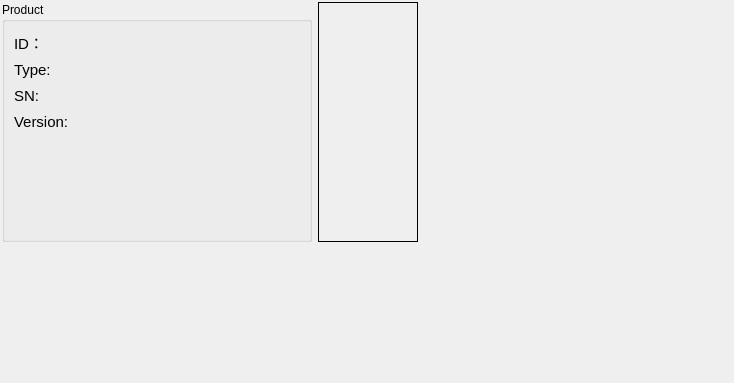
<?xml version="1.0" encoding="UTF-8"?>
<ui version="4.0">
 <class>H2Info</class>
 <widget class="QWidget" name="H2Info">
  <property name="geometry">
   <rect>
    <x>0</x>
    <y>0</y>
    <width>734</width>
    <height>383</height>
   </rect>
  </property>
  <property name="windowTitle">
   <string>Form</string>
  </property>
  <layout class="QGridLayout" name="gridLayout_2">
   <property name="leftMargin">
    <number>2</number>
   </property>
   <property name="topMargin">
    <number>2</number>
   </property>
   <property name="rightMargin">
    <number>2</number>
   </property>
   <property name="bottomMargin">
    <number>2</number>
   </property>
   <item row="0" column="2">
    <spacer name="horizontalSpacer">
     <property name="orientation">
      <enum>Qt::Horizontal</enum>
     </property>
     <property name="sizeHint" stdset="0">
      <size>
       <width>50</width>
       <height>20</height>
      </size>
     </property>
    </spacer>
   </item>
   <item row="2" column="0">
    <spacer name="verticalSpacer">
     <property name="orientation">
      <enum>Qt::Vertical</enum>
     </property>
     <property name="sizeHint" stdset="0">
      <size>
       <width>20</width>
       <height>263</height>
      </size>
     </property>
    </spacer>
   </item>
   <item row="0" column="1">
    <widget class="QLabel" name="label_picture">
     <property name="minimumSize">
      <size>
       <width>100</width>
       <height>100</height>
      </size>
     </property>
     <property name="frameShape">
      <enum>QFrame::Box</enum>
     </property>
     <property name="text">
      <string/>
     </property>
     <property name="pixmap">
      <pixmap resource="../../../res/res.qrc">:/res/image/h2product/product.png</pixmap>
     </property>
    </widget>
   </item>
   <item row="0" column="0">
    <widget class="QGroupBox" name="groupBox">
     <property name="minimumSize">
      <size>
       <width>310</width>
       <height>240</height>
      </size>
     </property>
     <property name="font">
      <font>
       <pointsize>9</pointsize>
      </font>
     </property>
     <property name="title">
      <string>Product</string>
     </property>
     <layout class="QGridLayout" name="gridLayout">
      <property name="spacing">
       <number>6</number>
      </property>
      <item row="0" column="1">
       <widget class="QLabel" name="label_ip">
        <property name="sizePolicy">
         <sizepolicy hsizetype="Minimum" vsizetype="Minimum">
          <horstretch>0</horstretch>
          <verstretch>0</verstretch>
         </sizepolicy>
        </property>
        <property name="minimumSize">
         <size>
          <width>200</width>
          <height>20</height>
         </size>
        </property>
        <property name="font">
         <font>
          <family>Arial</family>
          <pointsize>11</pointsize>
         </font>
        </property>
        <property name="text">
         <string notr="true"/>
        </property>
        <property name="scaledContents">
         <bool>false</bool>
        </property>
        <property name="alignment">
         <set>Qt::AlignLeading|Qt::AlignLeft|Qt::AlignVCenter</set>
        </property>
        <property name="margin">
         <number>6</number>
        </property>
        <property name="indent">
         <number>0</number>
        </property>
       </widget>
      </item>
      <item row="0" column="0">
       <widget class="QLabel" name="labelAddressTip">
        <property name="sizePolicy">
         <sizepolicy hsizetype="Minimum" vsizetype="Minimum">
          <horstretch>0</horstretch>
          <verstretch>0</verstretch>
         </sizepolicy>
        </property>
        <property name="minimumSize">
         <size>
          <width>80</width>
          <height>20</height>
         </size>
        </property>
        <property name="font">
         <font>
          <pointsize>11</pointsize>
         </font>
        </property>
        <property name="text">
         <string>ID：</string>
        </property>
        <property name="alignment">
         <set>Qt::AlignLeading|Qt::AlignLeft|Qt::AlignVCenter</set>
        </property>
        <property name="indent">
         <number>0</number>
        </property>
       </widget>
      </item>
      <item row="2" column="0">
       <widget class="QLabel" name="label_5">
        <property name="sizePolicy">
         <sizepolicy hsizetype="Minimum" vsizetype="Minimum">
          <horstretch>0</horstretch>
          <verstretch>0</verstretch>
         </sizepolicy>
        </property>
        <property name="minimumSize">
         <size>
          <width>80</width>
          <height>20</height>
         </size>
        </property>
        <property name="font">
         <font>
          <pointsize>11</pointsize>
         </font>
        </property>
        <property name="text">
         <string>SN:</string>
        </property>
        <property name="alignment">
         <set>Qt::AlignLeading|Qt::AlignLeft|Qt::AlignVCenter</set>
        </property>
        <property name="indent">
         <number>0</number>
        </property>
       </widget>
      </item>
      <item row="2" column="1">
       <widget class="QLabel" name="label_sn">
        <property name="sizePolicy">
         <sizepolicy hsizetype="Minimum" vsizetype="Minimum">
          <horstretch>0</horstretch>
          <verstretch>0</verstretch>
         </sizepolicy>
        </property>
        <property name="minimumSize">
         <size>
          <width>200</width>
          <height>20</height>
         </size>
        </property>
        <property name="font">
         <font>
          <family>Arial</family>
          <pointsize>11</pointsize>
         </font>
        </property>
        <property name="text">
         <string notr="true"/>
        </property>
        <property name="scaledContents">
         <bool>false</bool>
        </property>
        <property name="alignment">
         <set>Qt::AlignLeading|Qt::AlignLeft|Qt::AlignVCenter</set>
        </property>
        <property name="margin">
         <number>6</number>
        </property>
        <property name="indent">
         <number>0</number>
        </property>
       </widget>
      </item>
      <item row="1" column="1">
       <widget class="QLabel" name="label_type">
        <property name="sizePolicy">
         <sizepolicy hsizetype="Minimum" vsizetype="Minimum">
          <horstretch>0</horstretch>
          <verstretch>0</verstretch>
         </sizepolicy>
        </property>
        <property name="minimumSize">
         <size>
          <width>200</width>
          <height>20</height>
         </size>
        </property>
        <property name="font">
         <font>
          <family>Arial</family>
          <pointsize>11</pointsize>
         </font>
        </property>
        <property name="text">
         <string notr="true"/>
        </property>
        <property name="scaledContents">
         <bool>false</bool>
        </property>
        <property name="alignment">
         <set>Qt::AlignLeading|Qt::AlignLeft|Qt::AlignVCenter</set>
        </property>
        <property name="margin">
         <number>6</number>
        </property>
        <property name="indent">
         <number>0</number>
        </property>
       </widget>
      </item>
      <item row="1" column="0">
       <widget class="QLabel" name="label_3">
        <property name="sizePolicy">
         <sizepolicy hsizetype="Minimum" vsizetype="Minimum">
          <horstretch>0</horstretch>
          <verstretch>0</verstretch>
         </sizepolicy>
        </property>
        <property name="minimumSize">
         <size>
          <width>80</width>
          <height>20</height>
         </size>
        </property>
        <property name="font">
         <font>
          <pointsize>11</pointsize>
         </font>
        </property>
        <property name="text">
         <string>Type:</string>
        </property>
        <property name="alignment">
         <set>Qt::AlignLeading|Qt::AlignLeft|Qt::AlignVCenter</set>
        </property>
        <property name="indent">
         <number>0</number>
        </property>
       </widget>
      </item>
      <item row="4" column="0">
       <spacer name="verticalSpacer_2">
        <property name="orientation">
         <enum>Qt::Vertical</enum>
        </property>
        <property name="sizeHint" stdset="0">
         <size>
          <width>20</width>
          <height>40</height>
         </size>
        </property>
       </spacer>
      </item>
      <item row="3" column="1">
       <widget class="QLabel" name="label_version">
        <property name="sizePolicy">
         <sizepolicy hsizetype="Minimum" vsizetype="Minimum">
          <horstretch>0</horstretch>
          <verstretch>0</verstretch>
         </sizepolicy>
        </property>
        <property name="minimumSize">
         <size>
          <width>200</width>
          <height>20</height>
         </size>
        </property>
        <property name="font">
         <font>
          <family>Arial</family>
          <pointsize>11</pointsize>
         </font>
        </property>
        <property name="text">
         <string notr="true"/>
        </property>
        <property name="scaledContents">
         <bool>false</bool>
        </property>
        <property name="alignment">
         <set>Qt::AlignLeading|Qt::AlignLeft|Qt::AlignVCenter</set>
        </property>
        <property name="margin">
         <number>6</number>
        </property>
        <property name="indent">
         <number>0</number>
        </property>
       </widget>
      </item>
      <item row="3" column="0">
       <widget class="QLabel" name="label_7">
        <property name="sizePolicy">
         <sizepolicy hsizetype="Minimum" vsizetype="Minimum">
          <horstretch>0</horstretch>
          <verstretch>0</verstretch>
         </sizepolicy>
        </property>
        <property name="minimumSize">
         <size>
          <width>80</width>
          <height>20</height>
         </size>
        </property>
        <property name="font">
         <font>
          <pointsize>11</pointsize>
         </font>
        </property>
        <property name="text">
         <string>Version:</string>
        </property>
        <property name="alignment">
         <set>Qt::AlignLeading|Qt::AlignLeft|Qt::AlignVCenter</set>
        </property>
        <property name="indent">
         <number>0</number>
        </property>
       </widget>
      </item>
      <item row="5" column="0" colspan="2">
       <widget class="QPushButton" name="pushButton_status">
        <property name="sizePolicy">
         <sizepolicy hsizetype="Expanding" vsizetype="Fixed">
          <horstretch>0</horstretch>
          <verstretch>0</verstretch>
         </sizepolicy>
        </property>
        <property name="focusPolicy">
         <enum>Qt::ClickFocus</enum>
        </property>
        <property name="styleSheet">
         <string notr="true">border-color: rgba(255, 255, 255, 0);
background-color: rgba(255, 255, 255, 0);
</string>
        </property>
        <property name="text">
         <string/>
        </property>
        <property name="icon">
         <iconset resource="../../../res/res.qrc">
          <normaloff>:/res/image/h2product/disconnect.png</normaloff>:/res/image/h2product/disconnect.png</iconset>
        </property>
        <property name="iconSize">
         <size>
          <width>200</width>
          <height>50</height>
         </size>
        </property>
        <property name="shortcut">
         <string/>
        </property>
        <property name="autoRepeatInterval">
         <number>800</number>
        </property>
        <property name="flat">
         <bool>true</bool>
        </property>
       </widget>
      </item>
     </layout>
    </widget>
   </item>
  </layout>
 </widget>
 <resources>
  <include location="../../../res/res.qrc"/>
  <include location="../../../res/res.qrc"/>
 </resources>
 <connections/>
</ui>
